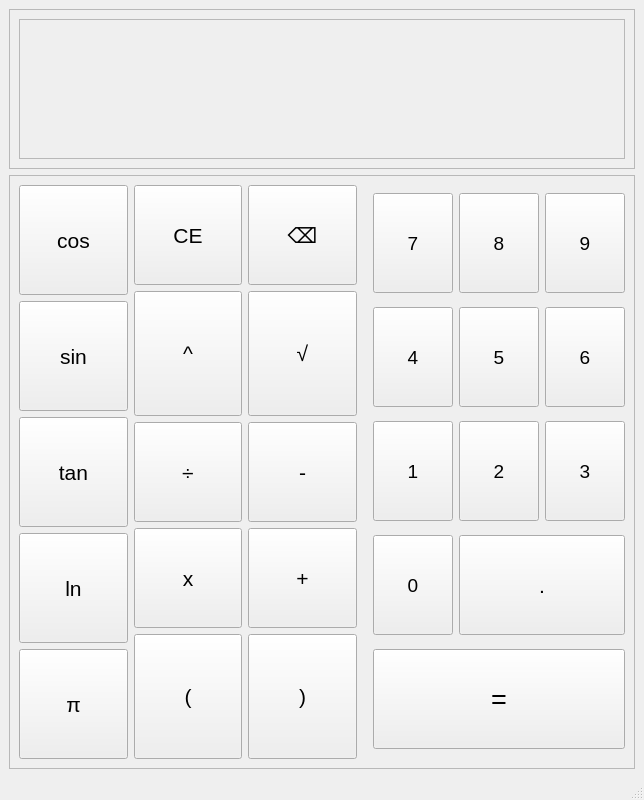
<?xml version="1.0" encoding="UTF-8"?>
<ui version="4.0">
 <class>MainWindow</class>
 <widget class="QMainWindow" name="MainWindow">
  <property name="geometry">
   <rect>
    <x>0</x>
    <y>0</y>
    <width>644</width>
    <height>800</height>
   </rect>
  </property>
  <property name="sizePolicy">
   <sizepolicy hsizetype="Minimum" vsizetype="Minimum">
    <horstretch>0</horstretch>
    <verstretch>0</verstretch>
   </sizepolicy>
  </property>
  <property name="maximumSize">
   <size>
    <width>800</width>
    <height>16777215</height>
   </size>
  </property>
  <property name="windowTitle">
   <string>MainWindow</string>
  </property>
  <widget class="QWidget" name="centralwidget">
   <property name="sizePolicy">
    <sizepolicy hsizetype="Minimum" vsizetype="Minimum">
     <horstretch>0</horstretch>
     <verstretch>0</verstretch>
    </sizepolicy>
   </property>
   <layout class="QGridLayout" name="gridLayout_4">
    <item row="3" column="0">
     <spacer name="verticalSpacer_2">
      <property name="orientation">
       <enum>Qt::Vertical</enum>
      </property>
      <property name="sizeType">
       <enum>QSizePolicy::Minimum</enum>
      </property>
      <property name="sizeHint" stdset="0">
       <size>
        <width>20</width>
        <height>0</height>
       </size>
      </property>
     </spacer>
    </item>
    <item row="1" column="0">
     <widget class="QFrame" name="frame_2">
      <property name="maximumSize">
       <size>
        <width>800</width>
        <height>160</height>
       </size>
      </property>
      <property name="frameShape">
       <enum>QFrame::StyledPanel</enum>
      </property>
      <property name="frameShadow">
       <enum>QFrame::Raised</enum>
      </property>
      <layout class="QGridLayout" name="gridLayout_6">
       <item row="0" column="0">
        <widget class="QScrollArea" name="scrollArea">
         <property name="sizePolicy">
          <sizepolicy hsizetype="Minimum" vsizetype="Ignored">
           <horstretch>0</horstretch>
           <verstretch>0</verstretch>
          </sizepolicy>
         </property>
         <property name="minimumSize">
          <size>
           <width>0</width>
           <height>80</height>
          </size>
         </property>
         <property name="maximumSize">
          <size>
           <width>16777215</width>
           <height>160</height>
          </size>
         </property>
         <property name="font">
          <font>
           <pointsize>20</pointsize>
          </font>
         </property>
         <property name="layoutDirection">
          <enum>Qt::LeftToRight</enum>
         </property>
         <property name="lineWidth">
          <number>2</number>
         </property>
         <property name="widgetResizable">
          <bool>true</bool>
         </property>
         <property name="alignment">
          <set>Qt::AlignBottom|Qt::AlignRight|Qt::AlignTrailing</set>
         </property>
         <widget class="QWidget" name="scrollAreaWidgetContents">
          <property name="geometry">
           <rect>
            <x>0</x>
            <y>0</y>
            <width>540</width>
            <height>97</height>
           </rect>
          </property>
          <property name="sizePolicy">
           <sizepolicy hsizetype="Expanding" vsizetype="Expanding">
            <horstretch>0</horstretch>
            <verstretch>1</verstretch>
           </sizepolicy>
          </property>
          <property name="font">
           <font>
            <pointsize>20</pointsize>
           </font>
          </property>
          <property name="focusPolicy">
           <enum>Qt::WheelFocus</enum>
          </property>
          <property name="layoutDirection">
           <enum>Qt::LeftToRight</enum>
          </property>
          <layout class="QVBoxLayout" name="verticalLayout">
           <property name="sizeConstraint">
            <enum>QLayout::SetDefaultConstraint</enum>
           </property>
           <item>
            <widget class="QLabel" name="label">
             <property name="sizePolicy">
              <sizepolicy hsizetype="Expanding" vsizetype="Minimum">
               <horstretch>0</horstretch>
               <verstretch>0</verstretch>
              </sizepolicy>
             </property>
             <property name="font">
              <font>
               <pointsize>20</pointsize>
              </font>
             </property>
             <property name="text">
              <string/>
             </property>
             <property name="alignment">
              <set>Qt::AlignRight|Qt::AlignTrailing|Qt::AlignVCenter</set>
             </property>
            </widget>
           </item>
          </layout>
         </widget>
        </widget>
       </item>
      </layout>
     </widget>
    </item>
    <item row="0" column="0">
     <spacer name="verticalSpacer">
      <property name="orientation">
       <enum>Qt::Vertical</enum>
      </property>
      <property name="sizeType">
       <enum>QSizePolicy::Minimum</enum>
      </property>
      <property name="sizeHint" stdset="0">
       <size>
        <width>20</width>
        <height>0</height>
       </size>
      </property>
     </spacer>
    </item>
    <item row="2" column="0">
     <widget class="QFrame" name="frame">
      <property name="sizePolicy">
       <sizepolicy hsizetype="Minimum" vsizetype="Minimum">
        <horstretch>0</horstretch>
        <verstretch>0</verstretch>
       </sizepolicy>
      </property>
      <property name="frameShape">
       <enum>QFrame::StyledPanel</enum>
      </property>
      <property name="frameShadow">
       <enum>QFrame::Raised</enum>
      </property>
      <layout class="QGridLayout" name="gridLayout_2">
       <item row="0" column="1" rowspan="4">
        <layout class="QVBoxLayout" name="verticalLayout_3">
         <item>
          <widget class="QPushButton" name="clearButton">
           <property name="sizePolicy">
            <sizepolicy hsizetype="Minimum" vsizetype="Minimum">
             <horstretch>0</horstretch>
             <verstretch>0</verstretch>
            </sizepolicy>
           </property>
           <property name="maximumSize">
            <size>
             <width>120</width>
             <height>100</height>
            </size>
           </property>
           <property name="font">
            <font>
             <pointsize>16</pointsize>
            </font>
           </property>
           <property name="text">
            <string>CE</string>
           </property>
          </widget>
         </item>
         <item>
          <widget class="QPushButton" name="powerButton">
           <property name="sizePolicy">
            <sizepolicy hsizetype="Minimum" vsizetype="Minimum">
             <horstretch>0</horstretch>
             <verstretch>0</verstretch>
            </sizepolicy>
           </property>
           <property name="maximumSize">
            <size>
             <width>120</width>
             <height>16777215</height>
            </size>
           </property>
           <property name="font">
            <font>
             <pointsize>16</pointsize>
            </font>
           </property>
           <property name="text">
            <string>^</string>
           </property>
          </widget>
         </item>
         <item>
          <widget class="QPushButton" name="divideButton">
           <property name="sizePolicy">
            <sizepolicy hsizetype="Minimum" vsizetype="Minimum">
             <horstretch>0</horstretch>
             <verstretch>0</verstretch>
            </sizepolicy>
           </property>
           <property name="maximumSize">
            <size>
             <width>120</width>
             <height>100</height>
            </size>
           </property>
           <property name="font">
            <font>
             <pointsize>16</pointsize>
            </font>
           </property>
           <property name="text">
            <string>÷</string>
           </property>
          </widget>
         </item>
         <item>
          <widget class="QPushButton" name="multiplyButton">
           <property name="sizePolicy">
            <sizepolicy hsizetype="Minimum" vsizetype="Minimum">
             <horstretch>0</horstretch>
             <verstretch>0</verstretch>
            </sizepolicy>
           </property>
           <property name="maximumSize">
            <size>
             <width>120</width>
             <height>100</height>
            </size>
           </property>
           <property name="font">
            <font>
             <pointsize>16</pointsize>
            </font>
           </property>
           <property name="text">
            <string>x</string>
           </property>
          </widget>
         </item>
         <item>
          <widget class="QPushButton" name="openParenthesisButton">
           <property name="sizePolicy">
            <sizepolicy hsizetype="Minimum" vsizetype="Minimum">
             <horstretch>0</horstretch>
             <verstretch>0</verstretch>
            </sizepolicy>
           </property>
           <property name="maximumSize">
            <size>
             <width>120</width>
             <height>16777215</height>
            </size>
           </property>
           <property name="font">
            <font>
             <pointsize>16</pointsize>
            </font>
           </property>
           <property name="text">
            <string>(</string>
           </property>
          </widget>
         </item>
        </layout>
       </item>
       <item row="0" column="4" rowspan="4">
        <layout class="QGridLayout" name="gridLayout_5">
         <item row="2" column="2">
          <widget class="QPushButton" name="threeButton">
           <property name="sizePolicy">
            <sizepolicy hsizetype="Minimum" vsizetype="Minimum">
             <horstretch>0</horstretch>
             <verstretch>0</verstretch>
            </sizepolicy>
           </property>
           <property name="maximumSize">
            <size>
             <width>100</width>
             <height>100</height>
            </size>
           </property>
           <property name="font">
            <font>
             <pointsize>14</pointsize>
            </font>
           </property>
           <property name="text">
            <string>3</string>
           </property>
          </widget>
         </item>
         <item row="3" column="0">
          <widget class="QPushButton" name="zeroButton">
           <property name="sizePolicy">
            <sizepolicy hsizetype="Minimum" vsizetype="Minimum">
             <horstretch>0</horstretch>
             <verstretch>0</verstretch>
            </sizepolicy>
           </property>
           <property name="maximumSize">
            <size>
             <width>100</width>
             <height>100</height>
            </size>
           </property>
           <property name="font">
            <font>
             <pointsize>14</pointsize>
            </font>
           </property>
           <property name="text">
            <string>0</string>
           </property>
          </widget>
         </item>
         <item row="1" column="2">
          <widget class="QPushButton" name="sixButton">
           <property name="sizePolicy">
            <sizepolicy hsizetype="Minimum" vsizetype="Minimum">
             <horstretch>0</horstretch>
             <verstretch>0</verstretch>
            </sizepolicy>
           </property>
           <property name="maximumSize">
            <size>
             <width>100</width>
             <height>100</height>
            </size>
           </property>
           <property name="font">
            <font>
             <pointsize>14</pointsize>
            </font>
           </property>
           <property name="text">
            <string>6</string>
           </property>
          </widget>
         </item>
         <item row="0" column="1">
          <widget class="QPushButton" name="eightButton">
           <property name="sizePolicy">
            <sizepolicy hsizetype="Minimum" vsizetype="Minimum">
             <horstretch>0</horstretch>
             <verstretch>0</verstretch>
            </sizepolicy>
           </property>
           <property name="maximumSize">
            <size>
             <width>100</width>
             <height>100</height>
            </size>
           </property>
           <property name="font">
            <font>
             <pointsize>14</pointsize>
            </font>
           </property>
           <property name="text">
            <string>8</string>
           </property>
          </widget>
         </item>
         <item row="0" column="2">
          <widget class="QPushButton" name="nineButton">
           <property name="sizePolicy">
            <sizepolicy hsizetype="Minimum" vsizetype="Minimum">
             <horstretch>0</horstretch>
             <verstretch>0</verstretch>
            </sizepolicy>
           </property>
           <property name="maximumSize">
            <size>
             <width>100</width>
             <height>100</height>
            </size>
           </property>
           <property name="font">
            <font>
             <pointsize>14</pointsize>
            </font>
           </property>
           <property name="text">
            <string>9</string>
           </property>
          </widget>
         </item>
         <item row="1" column="1">
          <widget class="QPushButton" name="fiveButton">
           <property name="sizePolicy">
            <sizepolicy hsizetype="Minimum" vsizetype="Minimum">
             <horstretch>0</horstretch>
             <verstretch>0</verstretch>
            </sizepolicy>
           </property>
           <property name="maximumSize">
            <size>
             <width>100</width>
             <height>100</height>
            </size>
           </property>
           <property name="font">
            <font>
             <pointsize>14</pointsize>
            </font>
           </property>
           <property name="text">
            <string>5</string>
           </property>
          </widget>
         </item>
         <item row="0" column="0">
          <widget class="QPushButton" name="sevenButton">
           <property name="sizePolicy">
            <sizepolicy hsizetype="Minimum" vsizetype="Minimum">
             <horstretch>0</horstretch>
             <verstretch>0</verstretch>
            </sizepolicy>
           </property>
           <property name="maximumSize">
            <size>
             <width>100</width>
             <height>100</height>
            </size>
           </property>
           <property name="font">
            <font>
             <pointsize>14</pointsize>
            </font>
           </property>
           <property name="text">
            <string>7</string>
           </property>
          </widget>
         </item>
         <item row="2" column="1">
          <widget class="QPushButton" name="twoButton">
           <property name="sizePolicy">
            <sizepolicy hsizetype="Minimum" vsizetype="Minimum">
             <horstretch>0</horstretch>
             <verstretch>0</verstretch>
            </sizepolicy>
           </property>
           <property name="maximumSize">
            <size>
             <width>100</width>
             <height>100</height>
            </size>
           </property>
           <property name="font">
            <font>
             <pointsize>14</pointsize>
            </font>
           </property>
           <property name="text">
            <string>2</string>
           </property>
          </widget>
         </item>
         <item row="1" column="0">
          <widget class="QPushButton" name="fourButton">
           <property name="sizePolicy">
            <sizepolicy hsizetype="Minimum" vsizetype="Minimum">
             <horstretch>0</horstretch>
             <verstretch>0</verstretch>
            </sizepolicy>
           </property>
           <property name="maximumSize">
            <size>
             <width>100</width>
             <height>100</height>
            </size>
           </property>
           <property name="font">
            <font>
             <pointsize>14</pointsize>
            </font>
           </property>
           <property name="text">
            <string>4</string>
           </property>
          </widget>
         </item>
         <item row="2" column="0">
          <widget class="QPushButton" name="oneButton">
           <property name="sizePolicy">
            <sizepolicy hsizetype="Minimum" vsizetype="Minimum">
             <horstretch>0</horstretch>
             <verstretch>0</verstretch>
            </sizepolicy>
           </property>
           <property name="maximumSize">
            <size>
             <width>100</width>
             <height>100</height>
            </size>
           </property>
           <property name="font">
            <font>
             <pointsize>14</pointsize>
            </font>
           </property>
           <property name="text">
            <string>1</string>
           </property>
          </widget>
         </item>
         <item row="4" column="0" colspan="3">
          <widget class="QPushButton" name="equalsButton">
           <property name="maximumSize">
            <size>
             <width>16777215</width>
             <height>100</height>
            </size>
           </property>
           <property name="font">
            <font>
             <pointsize>20</pointsize>
            </font>
           </property>
           <property name="text">
            <string>=</string>
           </property>
          </widget>
         </item>
         <item row="3" column="1" colspan="2">
          <widget class="QPushButton" name="decimalButton">
           <property name="sizePolicy">
            <sizepolicy hsizetype="Minimum" vsizetype="Minimum">
             <horstretch>0</horstretch>
             <verstretch>0</verstretch>
            </sizepolicy>
           </property>
           <property name="maximumSize">
            <size>
             <width>16777215</width>
             <height>100</height>
            </size>
           </property>
           <property name="font">
            <font>
             <pointsize>16</pointsize>
            </font>
           </property>
           <property name="text">
            <string>.</string>
           </property>
          </widget>
         </item>
        </layout>
       </item>
       <item row="0" column="3" rowspan="4">
        <spacer name="horizontalSpacer">
         <property name="orientation">
          <enum>Qt::Horizontal</enum>
         </property>
         <property name="sizeType">
          <enum>QSizePolicy::Minimum</enum>
         </property>
         <property name="sizeHint" stdset="0">
          <size>
           <width>10</width>
           <height>20</height>
          </size>
         </property>
        </spacer>
       </item>
       <item row="0" column="2" rowspan="4">
        <layout class="QVBoxLayout" name="verticalLayout_2">
         <item>
          <widget class="QPushButton" name="deleteButton">
           <property name="sizePolicy">
            <sizepolicy hsizetype="Minimum" vsizetype="Minimum">
             <horstretch>0</horstretch>
             <verstretch>0</verstretch>
            </sizepolicy>
           </property>
           <property name="maximumSize">
            <size>
             <width>120</width>
             <height>100</height>
            </size>
           </property>
           <property name="font">
            <font>
             <pointsize>16</pointsize>
            </font>
           </property>
           <property name="text">
            <string>⌫</string>
           </property>
          </widget>
         </item>
         <item>
          <widget class="QPushButton" name="squareRootButton">
           <property name="sizePolicy">
            <sizepolicy hsizetype="Minimum" vsizetype="Minimum">
             <horstretch>0</horstretch>
             <verstretch>0</verstretch>
            </sizepolicy>
           </property>
           <property name="maximumSize">
            <size>
             <width>120</width>
             <height>16777215</height>
            </size>
           </property>
           <property name="font">
            <font>
             <pointsize>16</pointsize>
            </font>
           </property>
           <property name="text">
            <string>√</string>
           </property>
          </widget>
         </item>
         <item>
          <widget class="QPushButton" name="negativeButton">
           <property name="sizePolicy">
            <sizepolicy hsizetype="Minimum" vsizetype="Minimum">
             <horstretch>0</horstretch>
             <verstretch>0</verstretch>
            </sizepolicy>
           </property>
           <property name="maximumSize">
            <size>
             <width>120</width>
             <height>100</height>
            </size>
           </property>
           <property name="font">
            <font>
             <pointsize>16</pointsize>
            </font>
           </property>
           <property name="text">
            <string>-</string>
           </property>
          </widget>
         </item>
         <item>
          <widget class="QPushButton" name="addButton">
           <property name="sizePolicy">
            <sizepolicy hsizetype="Minimum" vsizetype="Minimum">
             <horstretch>0</horstretch>
             <verstretch>0</verstretch>
            </sizepolicy>
           </property>
           <property name="maximumSize">
            <size>
             <width>120</width>
             <height>100</height>
            </size>
           </property>
           <property name="font">
            <font>
             <pointsize>16</pointsize>
            </font>
           </property>
           <property name="text">
            <string>+</string>
           </property>
          </widget>
         </item>
         <item>
          <widget class="QPushButton" name="closeParenthesisButton">
           <property name="sizePolicy">
            <sizepolicy hsizetype="Minimum" vsizetype="Minimum">
             <horstretch>0</horstretch>
             <verstretch>0</verstretch>
            </sizepolicy>
           </property>
           <property name="maximumSize">
            <size>
             <width>120</width>
             <height>16777215</height>
            </size>
           </property>
           <property name="font">
            <font>
             <pointsize>16</pointsize>
            </font>
           </property>
           <property name="text">
            <string>)</string>
           </property>
          </widget>
         </item>
        </layout>
       </item>
       <item row="0" column="0" rowspan="4">
        <layout class="QVBoxLayout" name="verticalLayout_4">
         <item>
          <widget class="QPushButton" name="cosButton">
           <property name="sizePolicy">
            <sizepolicy hsizetype="Minimum" vsizetype="Minimum">
             <horstretch>0</horstretch>
             <verstretch>0</verstretch>
            </sizepolicy>
           </property>
           <property name="maximumSize">
            <size>
             <width>120</width>
             <height>16777215</height>
            </size>
           </property>
           <property name="font">
            <font>
             <pointsize>16</pointsize>
            </font>
           </property>
           <property name="text">
            <string>cos</string>
           </property>
          </widget>
         </item>
         <item>
          <widget class="QPushButton" name="sinButton">
           <property name="sizePolicy">
            <sizepolicy hsizetype="Minimum" vsizetype="Minimum">
             <horstretch>0</horstretch>
             <verstretch>0</verstretch>
            </sizepolicy>
           </property>
           <property name="maximumSize">
            <size>
             <width>120</width>
             <height>16777215</height>
            </size>
           </property>
           <property name="font">
            <font>
             <pointsize>16</pointsize>
            </font>
           </property>
           <property name="text">
            <string>sin</string>
           </property>
          </widget>
         </item>
         <item>
          <widget class="QPushButton" name="tanButton">
           <property name="sizePolicy">
            <sizepolicy hsizetype="Minimum" vsizetype="Minimum">
             <horstretch>0</horstretch>
             <verstretch>0</verstretch>
            </sizepolicy>
           </property>
           <property name="maximumSize">
            <size>
             <width>120</width>
             <height>16777215</height>
            </size>
           </property>
           <property name="font">
            <font>
             <pointsize>16</pointsize>
            </font>
           </property>
           <property name="text">
            <string>tan</string>
           </property>
          </widget>
         </item>
         <item>
          <widget class="QPushButton" name="logButton">
           <property name="sizePolicy">
            <sizepolicy hsizetype="Minimum" vsizetype="Minimum">
             <horstretch>0</horstretch>
             <verstretch>0</verstretch>
            </sizepolicy>
           </property>
           <property name="maximumSize">
            <size>
             <width>120</width>
             <height>16777215</height>
            </size>
           </property>
           <property name="font">
            <font>
             <pointsize>16</pointsize>
            </font>
           </property>
           <property name="text">
            <string>ln</string>
           </property>
          </widget>
         </item>
         <item>
          <widget class="QPushButton" name="piButton">
           <property name="sizePolicy">
            <sizepolicy hsizetype="Minimum" vsizetype="Minimum">
             <horstretch>0</horstretch>
             <verstretch>0</verstretch>
            </sizepolicy>
           </property>
           <property name="maximumSize">
            <size>
             <width>120</width>
             <height>16777215</height>
            </size>
           </property>
           <property name="font">
            <font>
             <pointsize>16</pointsize>
            </font>
           </property>
           <property name="text">
            <string>π</string>
           </property>
          </widget>
         </item>
        </layout>
       </item>
      </layout>
     </widget>
    </item>
   </layout>
  </widget>
  <widget class="QMenuBar" name="menubar">
   <property name="geometry">
    <rect>
     <x>0</x>
     <y>0</y>
     <width>644</width>
     <height>39</height>
    </rect>
   </property>
  </widget>
  <widget class="QStatusBar" name="statusbar"/>
 </widget>
 <resources/>
 <connections/>
</ui>
